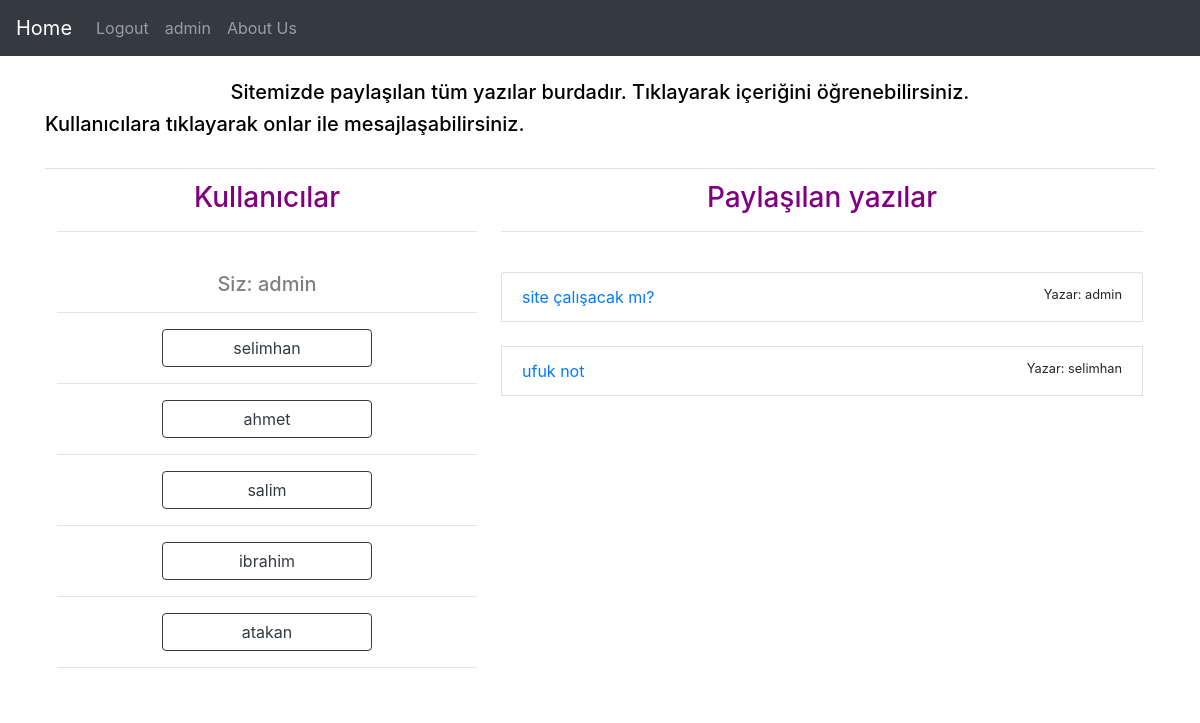
Page /home/ (signed in) on the earlier database version.
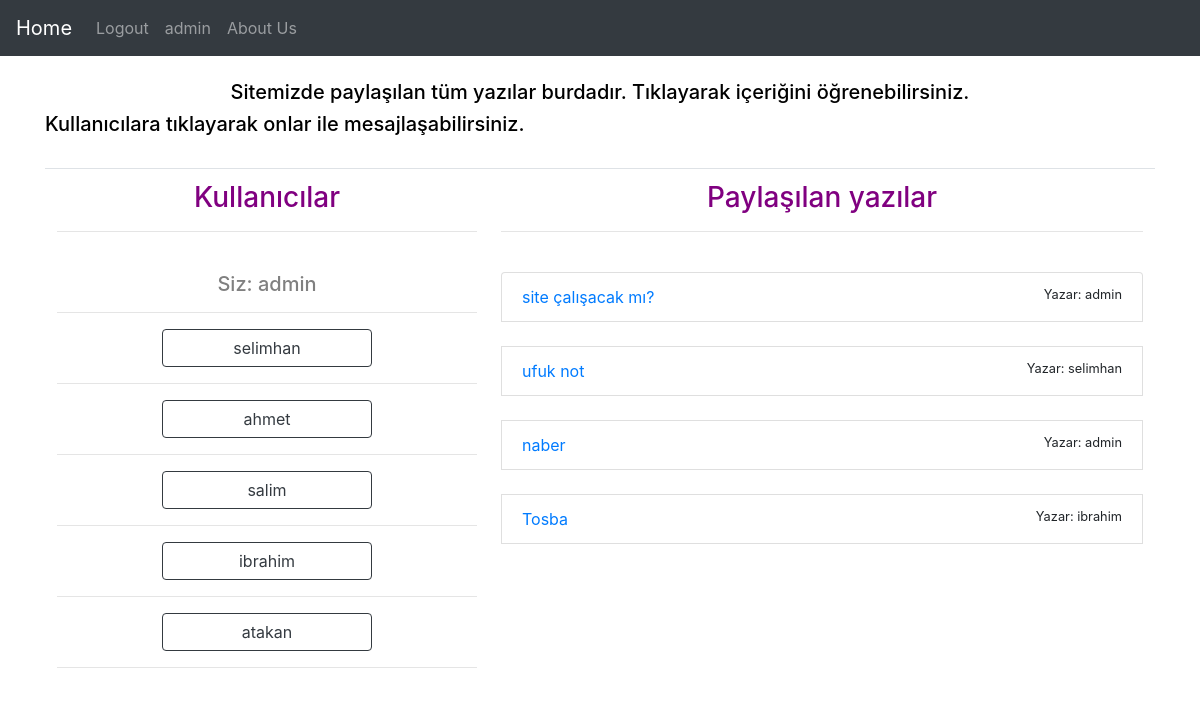
Same page on the later database version.
### app/models.py (models this page shows, shortened)
class Post(models.Model):
    content = models.TextField()
    title = models.CharField(max_length=23, blank=True)
    author = models.ForeignKey(User, on_delete=models.CASCADE)
    class Meta:
        db_table = "t_article"

### app/views.py (the view, shortened to what this page needs)
# urls.py: path('home/',anasayfa),#Bura giriş yapıldığında oluşucak olan anasayfaya gidicek.
@login_required(login_url="/login/")
def anasayfa(request):
    users=User.objects.all().exclude(id=request.user.id)
    makaleler = Post.objects.all()
    context = {
        "makaleler": makaleler,
        "users": users
    }
    return render(request,"anasayfa.html",context)

### templates/anasayfa.html
{% extends 'index.html' %}
{% block appbody%}
<br>
<h5 class="blacktext text-center">
    Sitemizde paylaşılan tüm yazılar burdadır. Tıklayarak içeriğini öğrenebilirsiniz.
</h5>
<h5 class="blacktext text-left">
    Kullanıcılara tıklayarak onlar ile mesajlaşabilirsiniz.
</h5>
<br>
<table align="center" class="table" border="0" width=100%>
<tr>
    <td width=40%>
        <h3 class="text-center purpletext">Kullanıcılar</h3>
        <hr>
        <br>
        <h5 class="text-center greytext">Siz: {{user}}</h5><hr>
        {% include 'messaging.html' %}
    </td>
    <td width=60%>
        <h3 class="text-center purpletext">Paylaşılan yazılar</h3>
        <hr>
        <br>
        <div class="list-group">
            {% for makale in makaleler %}
            <div class="list-group-item d-flex justify-content-between">
                <a href="/profile/{{makale.id}}">
                    {{makale.title}}
                </a>
                <small>Yazar: {{makale.author}}</small>
            </div>
            <br>
            {% endfor %}
        </div>
    </td>
</tr>
</table>
{% endblock %}

### templates/messaging.html (shortened to what this page needs)
{% for myuser in users %}
<p class="text-center">
    <button type="button" class="btn btn-outline-dark  col-lg-6" data-toggle="modal"
        data-target="#userModal{{myuser.id}}">
        {{myuser.username}}
    </button>
</p>
<hr>
{% endfor %}

Differences in the rows shown:
added Post: title "naber", author "admin"
added Post: title "Tosba", author "ibrahim"
